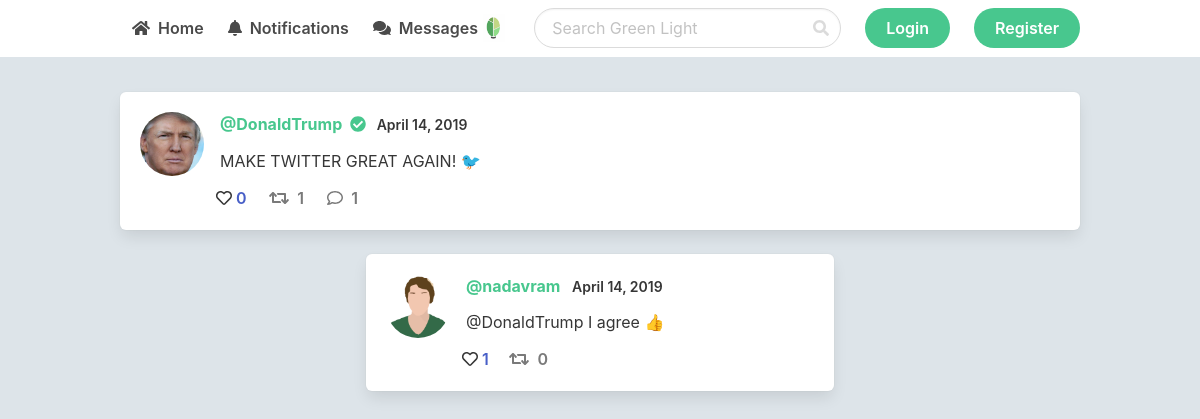
Page /post/13 on the committed database.
### app.py (models this page shows, shortened)
class User(db.Model):
    id = db.Column(db.Integer, primary_key=True)
    username = db.Column(db.String(25), unique=True, nullable=False)
    email = db.Column(db.String(120), unique=True, nullable=False)
    image_file = db.Column(db.String(20), default='default.jpg')
    password = db.Column(db.String(64), nullable=False)
    verified = db.Column(db.Integer, default=0, nullable=True)
    posts = db.relationship('Post', backref='author', lazy=True)
    likes = db.relationship('Post', secondary=likes,
                            backref=db.backref('likes', lazy='dynamic'), lazy='dynamic')
    followed = db.relationship('User', secondary=followers,
                               primaryjoin=(followers.c.follower_id == id),
                               secondaryjoin=(followers.c.followed_id == id),
                               backref=db.backref('followers', lazy='dynamic'), lazy='dynamic')

class Post(db.Model):
    id = db.Column(db.Integer, primary_key=True)
    date_posted = db.Column(db.DateTime, nullable=False,
                            default=datetime.utcnow)
    content = db.Column(db.Text, nullable=False)
    user_id = db.Column(db.Integer, db.ForeignKey('user.id'), nullable=False)
    retweet = db.Column(db.Integer, default=None, nullable=True, unique=False)
    comment = db.Column(db.Integer, default=None, nullable=True, unique=False)

### app.py (the view)
@app.route('/post/<int:id>')
def post(id):
    post = Post.query.filter_by(id=id).first()
    return render_template('post.html', id=id, post=post, Post_model=Post, user=current_user())

### app.py (called while the page is built)
def current_user():
    if len(session) > 0:
        return User.query.filter_by(username=session['username']).first()
    else:
        return None

### templates/post.html
{% extends 'layout.html' %}
{% block body %}
{% include "includes/_post.html" %}
<div class="columns is-centered">
    <div class="column is-half">
        {% set comments = Post_model.query.filter_by(comment=post.id).all() %}
        {% for post in comments %}
        {% include "includes/_post.html" %}
        {% endfor %}
    </div>
</div>
{% endblock %}

### templates/includes/_post.html (shortened to what this page needs)
{% set id = post.id %}
<a href="/post/{{post.id}}" class="has-text-dark">
    <div class="box" id="{{id}}">
        <article class="media">
            <figure class="media-left">
                <p class="image is-64x64">
                    {% set profile_pic = url_for('static', filename='profile_pics/' + post.author.image_file) %}
                    <img src="{{ profile_pic }}" style="width: 64px; height: 64px;" class="profile">
                </p>
            </figure>
            <div class="media-content">
                <div class="content">
                    <p style="margin-bottom: .8rem;">
                        <strong class="has-text-success">@{{post.author.username}}{% if post.author.verified %}
                            &nbsp;<i class="fas fa-check-circle"></i>
                            {% endif %}</strong>
                        <small
                            class="has-text-weight-semibold">&nbsp;&nbsp;{{post.date_posted.strftime('%B %d, %Y')}}</small>
                        <br>
                        <p style="margin-bottom: .8rem;">{{post.content}}</p>
                    </p>
                </div>
                <div class="level-left">
                    <a class="level-item has-text-weight-semibold" href="/like/{{post.id}}" style="margin-right: 2rem;">
                        {% if user != None %}
                        {% if user in post.likes.all() %}
                        <span class="icon is-small has-text-danger"><i
                                class="fas fa-heart"></i>&nbsp;&nbsp;</span>{{post.likes.all()|length}}
                        {% else %}
                        <span class="icon is-small has-text-dark"><i
                                class="far fa-heart"></i>&nbsp;&nbsp;</span>{{post.likes.all()|length}}
                        {% endif %}
                        {% else %}
                        <span class="icon is-small has-text-dark"><i
                                class="far fa-heart"></i>&nbsp;&nbsp;</span>{{post.likes.all()|length}}
                        {% endif %}
                    </a>
                    {% if post.retweet == None %}
                    {% set post_retweets = Post_model.query.filter_by(retweet=post.id).all()|length %}
                    <a class="level-item has-text-weight-semibold" href="/retweet/{{post.id}}"
                        style="margin-right: 2.5rem;">
                        {% if user != None %}
                        {% if Post_model.query.filter_by(user_id=user.id).filter_by(retweet=post.id).first() %}
                        <span class="icon is-small has-text-dark"><i
                                class="fas fa-retweet"></i>&nbsp;&nbsp;{{post_retweets}}</span>
                        {% else %}
                        <span class="icon is-small has-text-grey"><i
                                class="fas fa-retweet"></i>&nbsp;&nbsp;{{post_retweets}}</span>
                        {% endif %}
                        {% else %}
                        <span class="icon is-small has-text-grey"><i
                                class="fas fa-retweet"></i>&nbsp;&nbsp;{{post_retweets}}</span>
                        {% endif %}
                    </a>
                    {% endif %}
                    {% if post.comment == None %}
                    {% set post_comments = Post_model.query.filter_by(comment=post.id).all()|length %}
                    <a class="level-item has-text-weight-semibold" href="/new_comment/{{post.id}}"
                        style="margin-right: 2rem;">
                        {% if user != None %}
                        {% if Post_model.query.filter_by(user_id=user.id).filter_by(comment=post.id).first() %}
                        <span class="icon is-small has-text-dark"><i
                                class="fas fa-comment"></i>&nbsp;&nbsp;{{post_comments}}</span>
                        {% else %}
                        <span class="icon is-small has-text-grey"><i
                                class="far fa-comment"></i>&nbsp;&nbsp;{{post_comments}}</span>
                        {% endif %}
                        {% else %}
                        <span class="icon is-small has-text-grey"><i
                                class="far fa-comment"></i>&nbsp;&nbsp;{{post_comments}}</span>
                        {% endif %}
                    </a>
                    {% endif %}
                </div>
            </div>
        </article>
    </div>
</a>

### templates/layout.html (style rules this page uses)
img.profile { object-fit: cover; border-radius: 50%; }

### rows in the picture
User: author.username "DonaldTrump"
Post: date_posted "April 14, 2019", content "MAKE TWITTER GREAT AGAIN! 🐦"
Post: shows a picture, author.username "nadavram", date_posted "April 14, 2019", content "@DonaldTrump I agree 👍", likes.all|length "1", post_retweets "0"

### other values in the picture
{{ post.likes.all()|length }} "0"
{{ post_retweets }} "1"
{{ post_comments }} "1"
